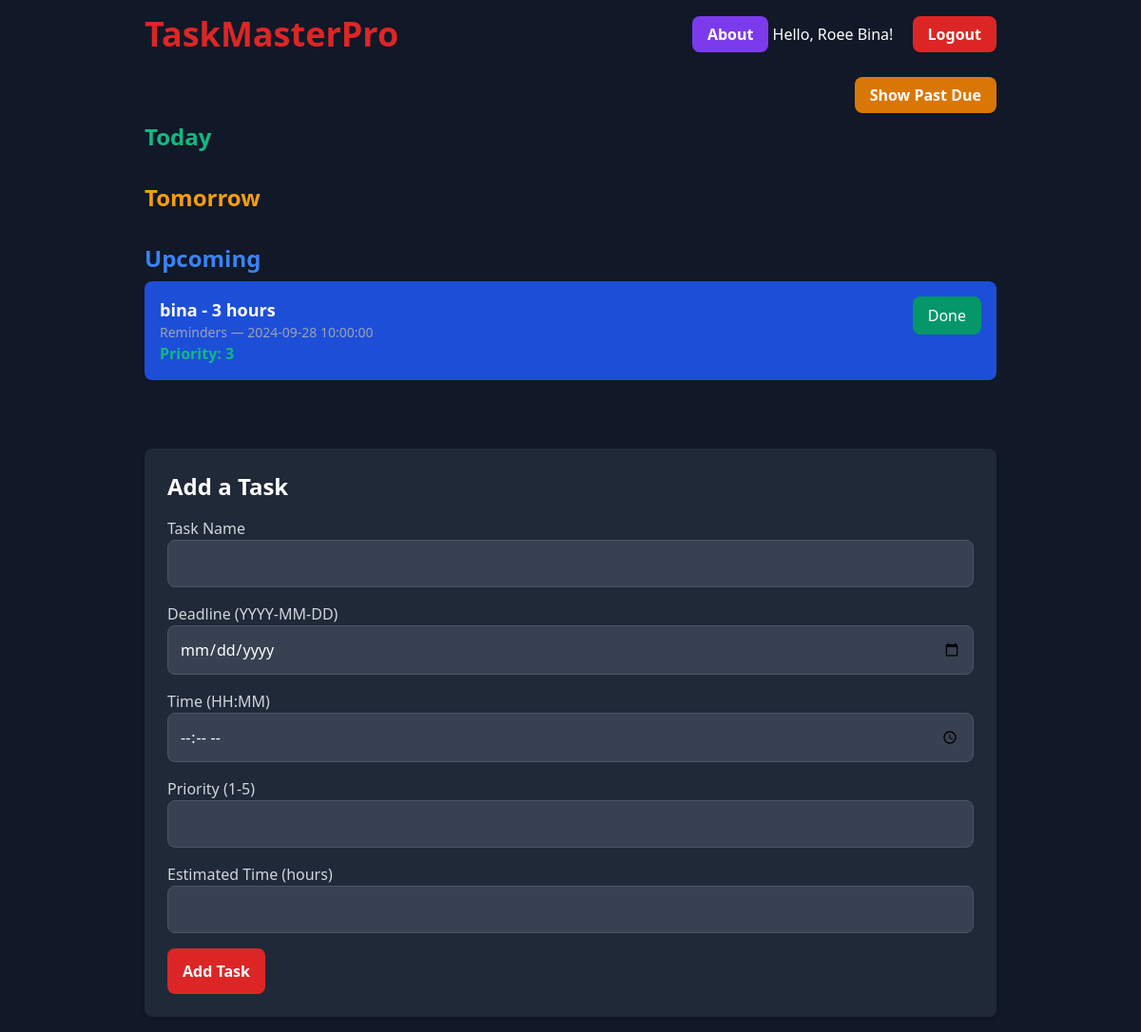
Page / (signed in) on the earlier database version.
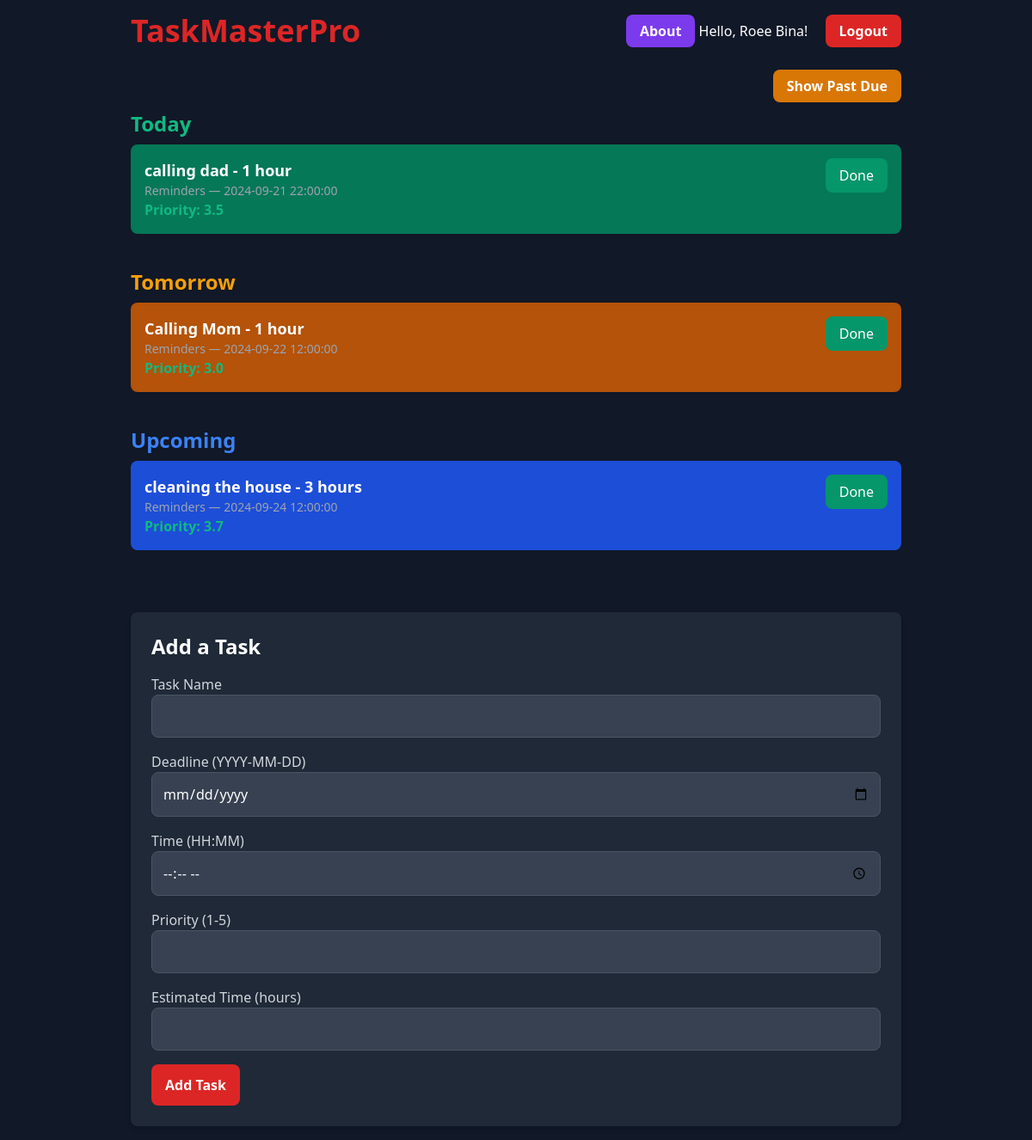
Same page on the later database version.
### models.py (models this page shows)
class User(UserMixin, db.Model):
    id = db.Column(db.Integer, primary_key=True)
    username = db.Column(db.String(150), unique=True, nullable=False)
    password = db.Column(db.String(150), nullable=False)
    tasks = db.relationship('Task', backref='user', lazy=True)

class Task(db.Model):
    id = db.Column(db.Integer, primary_key=True)
    task_name = db.Column(db.String(150), nullable=False)
    priority = db.Column(db.Integer, nullable=False)
    deadline = db.Column(db.DateTime, nullable=False)
    estimated_time = db.Column(db.Integer, nullable=False)
    done = db.Column(db.Boolean, default=False)
    in_progress = db.Column(db.Boolean, default=False)
    user_id = db.Column(db.Integer, db.ForeignKey('user.id'), nullable=False)

### tasks/routes.py (the view)
@tasks_bp.route('/')
@login_required
def home():
    show_past_due = request.args.get('show_past_due', 'false') == 'true'
    tasks = Task.query.filter_by(user_id=current_user.id).all()
    today = datetime.now().date()
    tomorrow = today + timedelta(days=1)
    past_due = [task for task in tasks if task.deadline.date() < today]
    today_tasks = [task for task in tasks if task.deadline.date() == today and not task.done]
    tomorrow_tasks = [task for task in tasks if task.deadline.date() == tomorrow and not task.done]
    upcoming_tasks = [task for task in tasks if task.deadline.date() > tomorrow and not task.done]
    return render_template('index.html',
                           past_due_tasks=past_due if show_past_due else None,
                           today_tasks=today_tasks,
                           tomorrow_tasks=tomorrow_tasks,
                           upcoming_tasks=upcoming_tasks,
                           show_past_due=show_past_due)

### app.py (called while the page is built)
@login_manager.user_loader
def load_user(user_id):
    from models import User
    return User.query.get(int(user_id))

### templates/index.html (shortened to what this page needs)
<!DOCTYPE html>
<html lang="en">
<head>
    <link href="https://cdn.jsdelivr.net/npm/tailwindcss@2.0.2/dist/tailwind.min.css" rel="stylesheet">
</head>
<body class="bg-gray-900 min-h-screen flex flex-col items-center p-4 text-white">
    <nav class="w-full max-w-4xl flex justify-between items-center mb-8">
        <h1 class="text-4xl font-bold text-red-600">TaskMasterPro</h1>
        <div>
            <a href="{{ url_for('tasks.about') }}" class="bg-purple-600 text-white font-bold py-2 px-4 rounded-lg hover:bg-purple-700 transition duration-300">About</a>
            {% if current_user.is_authenticated %}
            <span class="mr-4">Hello, {{ current_user.username }}!</span>
            <a href="{{ url_for('auth.logout') }}" class="bg-red-600 text-white font-bold py-2 px-4 rounded-lg hover:bg-red-700 transition duration-300">Logout</a>
            {% endif %}
        </div>
    </nav>
    <div class="w-full max-w-4xl mb-4 text-right">
        {% if show_past_due %}
        <a href="{{ url_for('tasks.home', show_past_due='false') }}" class="bg-yellow-600 text-white font-bold py-2 px-4 rounded-lg hover:bg-yellow-700 transition duration-300">Hide Past Due</a>
        {% else %}
        <a href="{{ url_for('tasks.home', show_past_due='true') }}" class="bg-yellow-600 text-white font-bold py-2 px-4 rounded-lg hover:bg-yellow-700 transition duration-300">Show Past Due</a>
        {% endif %}
    </div>
    <div class="w-full max-w-4xl mb-6">
        <h2 class="text-2xl font-bold text-green-500 mb-2">Today</h2>
        <ul>
            {% for task in today_tasks %}
            <li class="mb-4 bg-green-700 p-4 rounded-lg flex justify-between">
                <div>
                    <strong class="text-lg">{{ task.task_name }} - {{ task.estimated_time }} hour{{ 's' if task.estimated_time > 1 else '' }}</strong>
                    <span class="block text-sm text-gray-400">Reminders — {{ task.deadline.strftime('%Y-%m-%d %H:%M:%S') }}</span>
                    <span class="text-green-500 font-bold">Priority: {{ task['priority'] | round(1) }}</span>
                </div>
                <div>
                    <form action="{{ url_for('tasks.mark_done', task_id=task.id) }}" method="POST">
                        <button class="bg-green-600 text-white py-2 px-4 rounded-lg hover:bg-green-700 transition duration-300">Done</button>
                    </form>
                </div>
            </li>
            {% endfor %}
        </ul>
    </div>
    <div class="w-full max-w-4xl mb-6">
        <h2 class="text-2xl font-bold text-yellow-500 mb-2">Tomorrow</h2>
        <ul>
            {% for task in tomorrow_tasks %}
            <li class="mb-4 bg-yellow-700 p-4 rounded-lg flex justify-between">
                <div>
                    <strong class="text-lg">{{ task.task_name }} - {{ task.estimated_time }} hour{{ 's' if task.estimated_time > 1 else '' }}</strong>
                    <span class="block text-sm text-gray-400">Reminders — {{ task.deadline.strftime('%Y-%m-%d %H:%M:%S') }}</span>
                    <span class="text-green-500 font-bold">Priority: {{ task['priority'] | round(1) }}</span>
                </div>
                <div>
                    <form action="{{ url_for('tasks.mark_done', task_id=task.id) }}" method="POST">
                        <button class="bg-green-600 text-white py-2 px-4 rounded-lg hover:bg-green-700 transition duration-300">Done</button>
                    </form>
                </div>
            </li>
            {% endfor %}
        </ul>
    </div>
    <div class="w-full max-w-4xl mb-6">
        <h2 class="text-2xl font-bold text-blue-500 mb-2">Upcoming</h2>
        <ul>
            {% for task in upcoming_tasks %}
            <li class="mb-4 bg-blue-700 p-4 rounded-lg flex justify-between">
                <div>
                    <strong class="text-lg">{{ task.task_name }} - {{ task.estimated_time }} hour{{ 's' if task.estimated_time > 1 else '' }}</strong>
                    <span class="block text-sm text-gray-400">Reminders — {{ task.deadline }}</span>
                    <span class="text-green-500 font-bold">Priority: {{ task['priority'] | round(1) }}</span>
                </div>
                <div>
                    <form action="{{ url_for('tasks.mark_done', task_id=task.id) }}" method="POST">
                        <button class="bg-green-600 text-white py-2 px-4 rounded-lg hover:bg-green-700 transition duration-300">Done</button>
                    </form>
                </div>
            </li>
            {% endfor %}
        </ul>
    </div>
</body>
</html>
    <div class="w-full max-w-4xl mt-8 bg-gray-800 p-6 rounded-lg shadow-md">
        <h2 class="text-2xl font-bold text-white mb-4">Add a Task</h2>
        <form action="{{ url_for('tasks.add_task') }}" method="POST" class="space-y-4">
            <div>
                <label for="task_name" class="block text-gray-300 font-medium">Task Name</label>
                <input type="text" id="task_name" name="task_name" class="w-full p-3 border border-gray-600 rounded-lg bg-gray-700 text-white">
            </div>
            <div>
                <label for="deadline" class="block text-gray-300 font-medium">Deadline (YYYY-MM-DD)</label>
                <input type="date" id="deadline" name="deadline" class="w-full p-3 border border-gray-600 rounded-lg bg-gray-700 text-white">
            </div>
            <div>
                <label for="time" class="block text-gray-300 font-medium">Time (HH:MM)</label>
                <input type="time" id="time" name="time" class="w-full p-3 border border-gray-600 rounded-lg bg-gray-700 text-white">
            </div>
            <div>
                <label for="priority" class="block text-gray-300 font-medium">Priority (1-5)</label>
                <input type="number" id="priority" name="priority" min="1" max="5" class="w-full p-3 border border-gray-600 rounded-lg bg-gray-700 text-white">
            </div>
            <div>
                <label for="estimated_time" class="block text-gray-300 font-medium">Estimated Time (hours)</label>
                <input type="number" id="estimated_time" name="estimated_time" class="w-full p-3 border border-gray-600 rounded-lg bg-gray-700 text-white">
            </div>
            <button type="submit" class="bg-red-600 text-white font-bold py-3 px-4 rounded-lg hover:bg-red-700 transition duration-300">Add Task</button>
        </form>
    </div>
</body>
</html>

Differences in the rows shown:
removed Task: task_name "bina", estimated_time "3", estimated_time "s", deadline "2024-09-28 10:00:00", priority "3", shown under "Upcoming"
added Task: task_name "calling dad", estimated_time "1", deadline "2024-09-21 22:00:00", priority "3.5", shown under "Today"
added Task: task_name "Calling Mom", estimated_time "1", deadline "2024-09-22 12:00:00", priority "3.0", shown under "Tomorrow"
added Task: task_name "cleaning the house", estimated_time "3", estimated_time "s", deadline "2024-09-24 12:00:00", priority "3.7", shown under "Upcoming"
